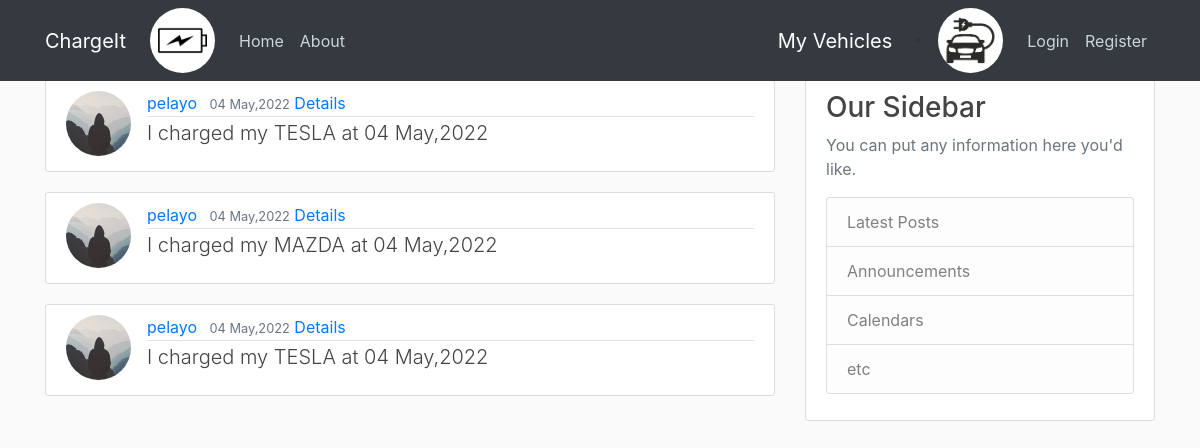
The page / on the database its author committed.
### blog/models.py (models this page shows, shortened)
class Post(models.Model):
    date_posted = models.DateTimeField(default=timezone.now)
    author = models.ForeignKey(User, on_delete=models.CASCADE)
    vehicle =  models.ForeignKey(Vehicle, on_delete=models.CASCADE, default=None )

### users/models.py (models this page shows, shortened)
class Profile(models.Model):
    user = models.OneToOneField(User, on_delete=models.CASCADE)
    image = models.ImageField(default='default.jpg', upload_to='profile_pics')

### vehicles/models.py (models this page shows)
class Vehicle(models.Model):
    TESLA = 'TESLA'
    MAZDA = 'MAZDA'
    VOLVO = 'VOLVO'
    VEHICLE_CHOICES = (
        (TESLA, "Tesla"),
        (MAZDA, "Mazda"),
        (VOLVO, "Volvo"),
        )
    owner =  models.ForeignKey(User, on_delete=models.CASCADE)
    model = models.CharField(max_length=9,
                    choices=VEHICLE_CHOICES,
                    default=TESLA)
    def __str__(self):
            return self.model

### blog/views.py (the view)
# urls.py: path('', PostListView.as_view(), name='blog-home'),
class PostListView(ListView):
    model = Post
    template_name = 'blog/home.html'  # <app>/<model>_<viewtype>.html
    context_object_name = 'posts'
    ordering = ['-date_posted']
    paginate_by =5

### blog/templates/blog/home.html (shortened to what this page needs)
{% extends "blog/base.html" %}
{% block content %}
    {% for post in posts %}
        <article class="media content-section">
          <img class = "rounded-circle article-img" src = "{{ post.author.profile.image.url }} " >
          <div class="media-body">
            <div class="article-metadata">
              <a class="mr-2" href="{%url 'user-posts' post.author.username%}">{{ post.author }}</a>
              <small class="text-muted">{{ post.date_posted|date:"d F,Y" }}</small>
              <a class="mr-2" href="{%url 'post-detail' post.id %}">Details</a>
            </div>
            <h2 class = 'lead' >I charged my  {{post.vehicle}} at <a class="article-title" href="{{ post.id }}">{{ post.date_posted|date:"d F,Y" }}</a></h2>
          </div>
        </article>
    {% endfor %}
{% endblock content %}

### blog/templates/blog/base.html (shortened to what this page needs)
{% load static %}
<!DOCTYPE html>
<html>
<head>
    <link rel="stylesheet" href="https://maxcdn.bootstrapcdn.com/bootstrap/4.0.0/css/bootstrap.min.css">
    <link rel="stylesheet" type="text/css" href="{% static 'blog/main.css' %}">
</head>
<body>
    <header class="site-header">
      <nav class="navbar navbar-expand-md navbar-dark bg-dark fixed-top">
        <div class="container">
          <a class="navbar-brand mr-4" href="{% url 'blog-home' %}">ChargeIt</a>
          <img class = "rounded-circle article-img" src = "{% static "/blog/charge.jpg" %}"  >
          <div class="collapse navbar-collapse" id="navbarToggle">
            <div class="navbar-nav mr-auto">
              <a class="nav-item nav-link" href="{% url 'blog-home' %}">Home</a>
              <a class="nav-item nav-link" href="{% url 'blog-about' %}">About</a>
            </div>
                      <a class="navbar-brand mr-4" href="{% url 'vehicle-list' %}">My Vehicles</a>
            <li class="nav-item">
              <a href="{% url 'post-create' %}">
                <img class = "rounded-circle article-img bg-image hover-zoom"  src = "{% static "/blog/carCharge.jpg" %}">
              </a>
            </li>
            <div class="navbar-nav">
              {% if user.is_authenticated %}
              <a class="nav-item nav-link" href="{% url 'profile' %}">Profile</a>
              <a class="nav-item nav-link" href="{% url 'logout' %}">Logout</a>
              {% else %}
              <a class="nav-item nav-link" href="{% url 'login' %}">Login</a>
              <a class="nav-item nav-link" href="{% url 'register' %}">Register</a>
             {% endif %}
            </div>
          </div>
        </div>
      </nav>
    </header>
    <main role="main" class="container">
      <div class="row">
        <div class="col-md-8">
          {% block content %}{% endblock %}
        </div>
        <div class="col-md-4">
          <div class="content-section">
            <h3>Our Sidebar</h3>
            <p class='text-muted'>You can put any information here you'd like.
              <ul class="list-group">
                <li class="list-group-item list-group-item-light">Latest Posts</li>
                <li class="list-group-item list-group-item-light">Announcements</li>
                <li class="list-group-item list-group-item-light">Calendars</li>
                <li class="list-group-item list-group-item-light">etc</li>
              </ul>
            </p>
          </div>
        </div>
      </div>
    </main>
</body>
</html>

### blog/static/blog/main.css (style rules this page uses)
body { background: #fafafa; color: #333333; margin-top: 5rem; }
h1, h2, h3, h4, h5, h6 { color: #444444; }
ul { margin: 0; }
.site-header .navbar-nav .nav-link { color: #cbd5db; }
.content-section { background: #ffffff; padding: 10px 20px; border: 1px solid #dddddd; border-radius: 3px; margin-bottom: 20px; }
.article-title { color: #444444; }
.article-img { height: 65px; width: 65px; margin-right: 16px; }
.article-metadata { padding-bottom: 1px; margin-bottom: 4px; border-bottom: 1px solid #e3e3e3 }

### rows shown on the page
Post: author.profile.image (placeholder picture), author "pelayo", date_posted "04 May,2022", vehicle "TESLA"
Post: author.profile.image (placeholder picture), author "pelayo", date_posted "04 May,2022", vehicle "MAZDA"
Post: author.profile.image (placeholder picture), author "pelayo", date_posted "04 May,2022", vehicle "TESLA"
